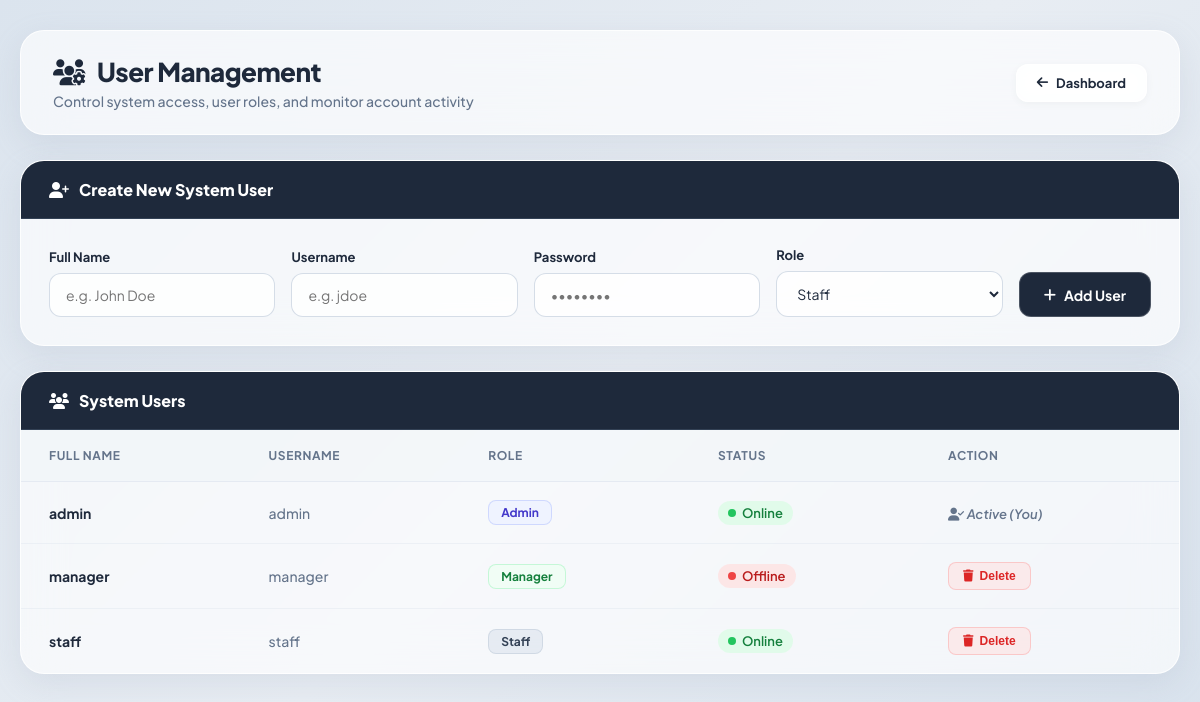
The page /user_management.php (signed in) on the database its author committed.
### tables this page shows
CREATE TABLE `users` (
  `id` int(11) NOT NULL AUTO_INCREMENT,
  `full_name` varchar(255) DEFAULT NULL,
  `username` varchar(50) NOT NULL,
  `password` varchar(255) NOT NULL,
  `role` enum('Admin','Manager','Staff') NOT NULL,
  PRIMARY KEY (`id`)
);

### user_management.php (the view, shortened to what this page needs)
<?php
require_once 'config.php';
$current_admin_id = (int)($_SESSION['user_id'] ?? 0);
$users_query = "SELECT u.id, u.username, u.full_name, u.role,
                (SELECT sl.action
                 FROM staff_logs sl
                 WHERE sl.username = u.username
                 ORDER BY sl.log_time DESC
                 LIMIT 1) AS last_action
                FROM users u
                ORDER BY u.id ASC";
$users_list = mysqli_query($conn, $users_query);
?>
<!DOCTYPE html>
<html lang="en">
<head>
    <?php include_once __DIR__ . '/pwa_head.php'; ?>
    <link rel="stylesheet" href="https://cdnjs.cloudflare.com/ajax/libs/font-awesome/6.4.0/css/all.min.css">
</head>
<body>
<div class="admin-container">
    <div class="header">
        <div class="header-title">
            <h1><i class="fa-solid fa-users-gear"></i> User Management</h1>
            <p>Control system access, user roles, and monitor account activity</p>
        </div>
        <div>
            <a href="dashboard.php" class="btn-back"><i class="fa-solid fa-arrow-left"></i> Dashboard</a>
        </div>
    </div>
    <div class="card-box">
        <div class="card-header">
            <i class="fa-solid fa-user-plus"></i> Create New System User
        </div>
        <div class="card-body">
            <form method="POST" class="input-row">
                <div class="input-group">
                    <label>Full Name</label>
                    <input type="text" name="full_name" placeholder="e.g. John Doe" required autocomplete="off">
                </div>
                <div class="input-group">
                    <label>Username</label>
                    <input type="text" name="username" placeholder="e.g. jdoe" required autocomplete="off">
                </div>
                <div class="input-group">
                    <label>Password</label>
                    <input type="password" name="password" placeholder="••••••••" required>
                </div>
                <div class="input-group">
                    <label>Role</label>
                    <select name="role">
                        <option value="Staff">Staff</option>
                    </select>
                </div>
                <button type="submit" class="btn-create"><i class="fa-solid fa-plus"></i> Add User</button>
            </form>
        </div>
    </div>
    <div class="card-box">
        <div class="card-header">
            <i class="fa-solid fa-users"></i> System Users
        </div>
        <table class="user-table">
            <thead>
                <tr>
                    <th>Full Name</th>
                    <th>Username</th>
                    <th>Role</th>
                    <th>Status</th>
                    <th>Action</th>
                </tr>
            </thead>
            <tbody>
                <?php if ($users_list && mysqli_num_rows($users_list) > 0): ?>
                    <?php while($row = mysqli_fetch_assoc($users_list)):
                        $is_online = ($row['last_action'] === 'Logged into the system');
                        $role_class = '';
                        if ($row['role'] === 'Admin') {
                            $role_class = 'role-admin';
                        } elseif ($row['role'] === 'Manager') {
                            $role_class = 'role-manager';
                        }
                    ?>
                    <tr>
                        <td><strong><?php echo htmlspecialchars($row['full_name']); ?></strong></td>
                        <td style="color: var(--text-muted);"><?php echo htmlspecialchars($row['username']); ?></td>
                        <td>
                            <span class="role-badge <?php echo $role_class; ?>">
                                <?php echo htmlspecialchars($row['role']); ?>
                            </span>
                        </td>
                        <td>
                            <?php if ($is_online): ?>
                                <span class="status-pill online">
                                    <span class="status-dot"></span> Online
                                </span>
                            <?php else: ?>
                                <span class="status-pill offline">
                                    <span class="status-dot"></span> Offline
                                </span>
                            <?php endif; ?>
                        </td>
                        <td>
                            <?php if ($row['role'] === 'Admin'): ?>
                                <?php if ($row['id'] == $current_admin_id): ?>
                                    <span class="active-user"><i class="fa-solid fa-user-check"></i> Active (You)</span>
                                <?php else: ?>
                                    <span class="protected-user"><i class="fa-solid fa-shield-halved"></i> Protected</span>
                                <?php endif; ?>
                            <?php else: ?>
                                <form method="POST" style="margin: 0;" onsubmit="return confirm('Are you sure you want to delete this user?');">
                                    <button type="submit" class="btn-del-btn"><i class="fa-solid fa-trash"></i> Delete</button>
                                </form>
                            <?php endif; ?>
                        </td>
                    </tr>
                    <?php endwhile; ?>
                <?php else: ?>
                    <tr><td colspan="5" style="text-align:center; padding:35px; color: var(--text-muted);">No users found.</td></tr>
                <?php endif; ?>
            </tbody>
        </table>
    </div>
</div>
</body>
</html>

### responsive.css (style rules this page uses)
*, *::before, *::after { box-sizing: border-box; }
html { -webkit-text-size-adjust: 100%; -webkit-tap-highlight-color: transparent; }
body { overflow-x: hidden; width: 100%; }

### rows shown on the page
users: full_name "admin", username "admin", role "Admin", shows "Online", shows "Active (You)"
users: full_name "manager", username "manager", role "Manager", shows "Offline"
users: full_name "staff", username "staff", role "Staff", shows "Online"
